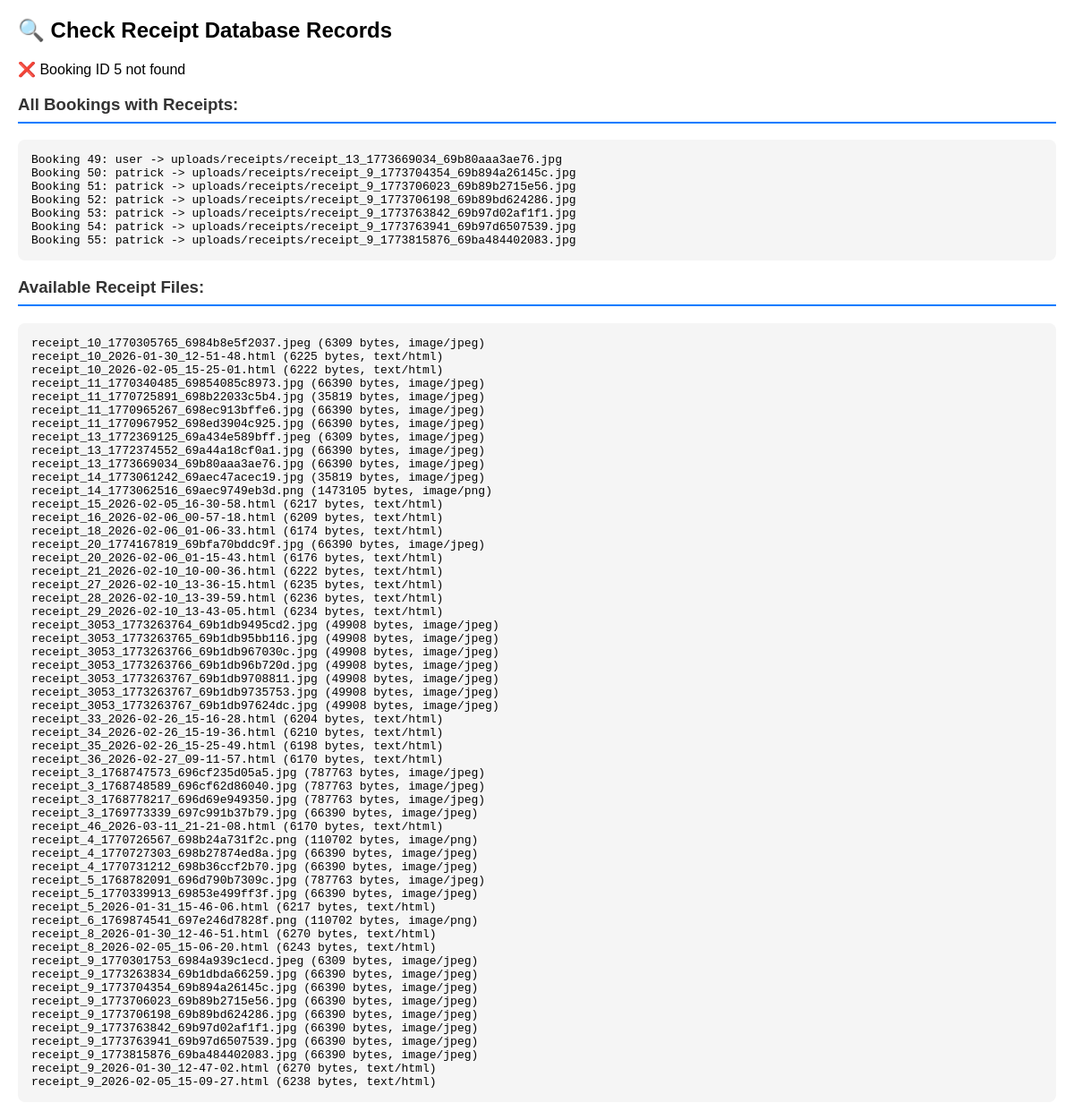
The page /check-receipt-db.php on the database as committed earlier.
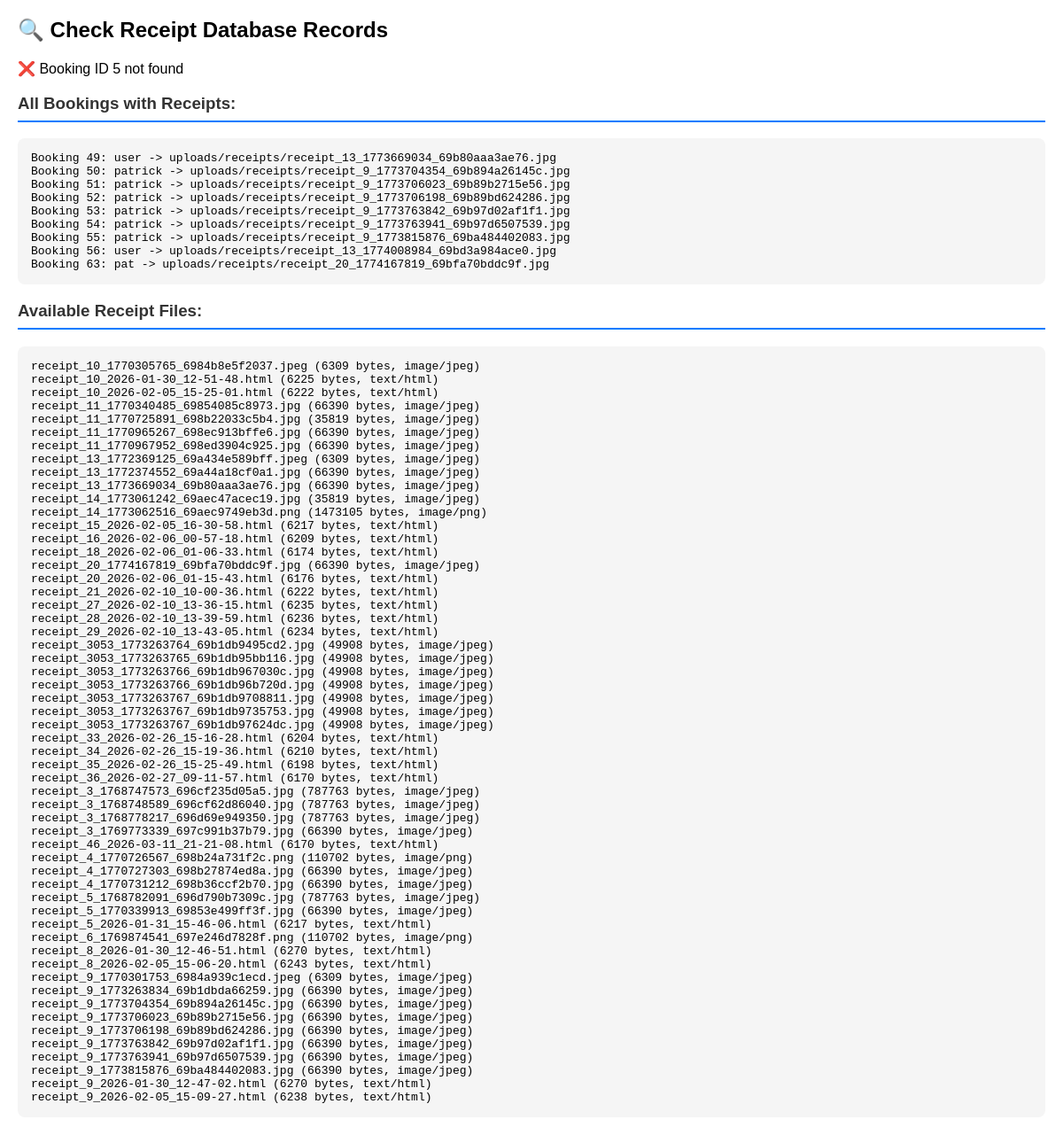
The same page on the database as committed later.
### tables this page shows
CREATE TABLE IF NOT EXISTS `bookings` (
  `id` int NOT NULL AUTO_INCREMENT,
  `user_id` int DEFAULT NULL,
  `name` varchar(100) NOT NULL,
  `email` varchar(100) NOT NULL,
  `contact` varchar(50) DEFAULT NULL,
  `package_id` int DEFAULT NULL,
  `trainer_id` int DEFAULT NULL,
  `is_upgrade` tinyint(1) DEFAULT '0',
  `package_name` varchar(100) DEFAULT NULL,
  `amount` decimal(10,2) NOT NULL,
  `booking_date` date DEFAULT NULL,
  `expires_at` datetime DEFAULT NULL,
  `status` enum('pending','verified','rejected') DEFAULT 'pending',
  `verified_at` timestamp NULL DEFAULT NULL,
  `receipt_url` varchar(255) DEFAULT NULL,
  `invoice_url` varchar(255) DEFAULT NULL,
  `notes` text,
  `created_at` timestamp NULL DEFAULT CURRENT_TIMESTAMP,
  `updated_at` timestamp NULL DEFAULT CURRENT_TIMESTAMP ON UPDATE CURRENT_TIMESTAMP,
  PRIMARY KEY (`id`),
  KEY `idx_status` (`status`),
  KEY `idx_created_at` (`created_at`),
  KEY `idx_user_id` (`user_id`),
  KEY `idx_package_id` (`package_id`),
  KEY `fk_booking_trainer` (`trainer_id`)
);

### check-receipt-db.php (the view, shortened to what this page needs)
<?php
echo "<h2>🔍 Check Receipt Database Records</h2>";
try {
    $conn = getDBConnection();
    $sql = "SELECT id, name, email, receipt_url, created_at FROM bookings WHERE id = 5";
    $stmt = $conn->prepare($sql);
    $stmt->execute();
    $result = $stmt->get_result();
    if ($result->num_rows > 0) {
        $booking = $result->fetch_assoc();
        echo "<h3>Booking ID 5 Details:</h3>";
        echo "<pre>";
        echo "ID: " . $booking['id'] . "\n";
        echo "Name: " . $booking['name'] . "\n";
        echo "Email: " . $booking['email'] . "\n";
        echo "Receipt URL: " . ($booking['receipt_url'] ?? 'NULL') . "\n";
        echo "Created At: " . $booking['created_at'] . "\n";
        echo "</pre>";
        if ($booking['receipt_url']) {
            $receiptPath = $booking['receipt_url'];
            $fullPath = __DIR__ . '/' . $receiptPath;
            echo "<h3>Receipt File Check:</h3>";
            echo "<pre>";
            echo "Database Path: $receiptPath\n";
            echo "Full Path: $fullPath\n";
            echo "File Exists: " . (file_exists($fullPath) ? 'YES' : 'NO') . "\n";
            if (file_exists($fullPath)) {
                echo "File Size: " . filesize($fullPath) . " bytes\n";
                echo "File Type: " . mime_content_type($fullPath) . "\n";
            }
            echo "</pre>";
            $webUrl = BASE_URL . '/' . $receiptPath;
            echo "<h3>Web Access Test:</h3>";
            echo "<pre>";
            echo "Web URL: $webUrl\n";
            $ch = curl_init();
            curl_setopt($ch, CURLOPT_URL, $webUrl);
            curl_setopt($ch, CURLOPT_RETURNTRANSFER, true);
            curl_setopt($ch, CURLOPT_NOBODY, true);
            $response = curl_exec($ch);
            $httpCode = curl_getinfo($ch, CURLINFO_HTTP_CODE);
            curl_close($ch);
            echo "HTTP Status: $httpCode\n";
            echo "</pre>";
            if ($httpCode === 200) {
                echo "<p>✅ <a href='$webUrl' target='_blank'>View Receipt</a></p>";
            } else {
                echo "<p>❌ Receipt not accessible via web</p>";
            }
        } else {
            echo "<p>⚠️ No receipt URL in database</p>";
        }
    } else {
        echo "<p>❌ Booking ID 5 not found</p>";
    }
    echo "<h3>All Bookings with Receipts:</h3>";
    echo "<pre>";
    $sql = "SELECT id, name, receipt_url FROM bookings WHERE receipt_url IS NOT NULL AND receipt_url != '' ORDER BY id";
    $result = $conn->query($sql);
    while ($row = $result->fetch_assoc()) {
        echo "Booking {$row['id']}: {$row['name']} -> {$row['receipt_url']}\n";
    }
    echo "</pre>";
} catch (Exception $e) {
    echo "<p>❌ Error: " . $e->getMessage() . "</p>";
}
echo "<h3>Available Receipt Files:</h3>";
echo "<pre>";
$files = glob(__DIR__ . '/uploads/receipts/*');
foreach ($files as $file) {
    $filename = basename($file);
    $size = filesize($file);
    $type = mime_content_type($file);
    echo "$filename ($size bytes, $type)\n";
}
echo "</pre>";
?>
<!DOCTYPE html>
<html>
<head>
</head>
<body>
</body>
</html>

Rows that differ between the two databases and show on the page:
added bookings: id "56", name "user", receipt_url "uploads/receipts/receipt_13_1774008984_69bd3a984ace0.jpg"
added bookings: id "63", name "pat", receipt_url "uploads/receipts/receipt_20_1774167819_69bfa70bddc9f.jpg"
